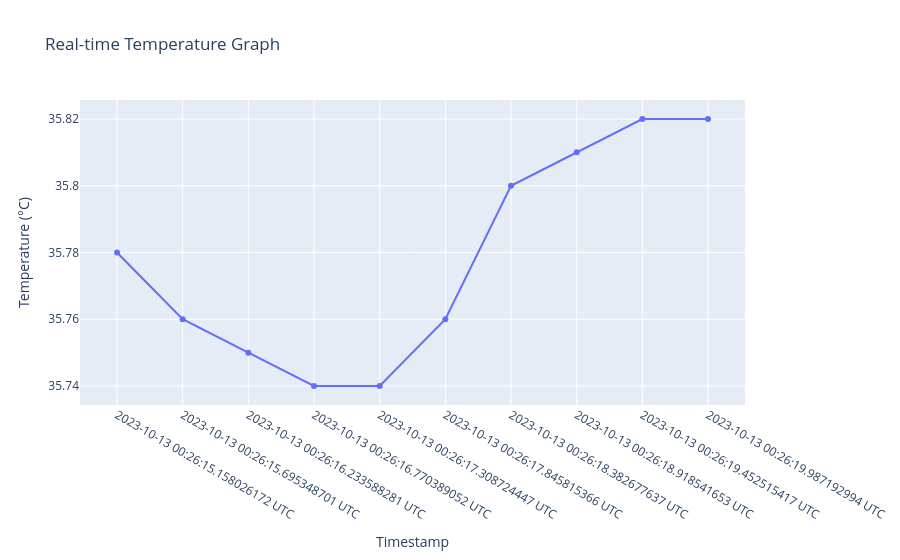

The notebook cell saved with this chart:
### Markdown cell above
## 3. Plot live data

Now with this next example you will be abble to plot live data.
The follow example is like the Navigator, but we are updating the temperature values as we receive websocket broadcast messages.

Please change the stop_on_max value if you want it to continue after max value.

### Code cell
import websocket
import json
import plotly.graph_objs as go
from IPython.display import display, clear_output

# Initialize empty lists to store the data for the graph
max_data_points = 10
timestamps = []
temperatures = []

# Change this to have 
stop_on_max= True

# WebSocket message handler
def on_message(ws, message):
    data = json.loads(message)
    if 'input' in data and data['input']:
        for entry in data['input']:
            if entry['type'] == 'Temperature':
                
                timestamps.append(data['timestamp'])
                temperatures.append(entry['value'])

                if len(timestamps) > max_data_points:
                    timestamps.pop(0)
                    temperatures.pop(0)
                    if stop_on_max : ws.close()

                # Create a Plotly figure
                figure = go.Figure()
                
                # Set layout options
                figure.update_layout(
                    title='Real-time Temperature Graph',
                    xaxis_title='Timestamp',
                    yaxis_title='Temperature (°C)'
                )

                figure.add_trace(go.Scatter(x=timestamps, y=temperatures, mode='lines+markers'))
                
                # Clear the output to update the graph in the Jupyter Notebook
                clear_output(wait=True)
                display(figure)

# WebSocket connection
ws = websocket.WebSocketApp("ws://192.168.15.192:32773/ws",
                            on_message=on_message)

# Start WebSocket connection
ws.run_forever()

### Figure 1 — Plotly figure (JSON) as saved in the notebook; plotly's stock layout.template omitted (floating-point values rounded to 4 significant figures)
{"data": [{"mode": "lines+markers", "type": "scatter", "x": ["2023-10-13 00:26:15.158026172 UTC", "2023-10-13 00:26:15.695348701 UTC", "2023-10-13 00:26:16.233588281 UTC", "2023-10-13 00:26:16.770389052 UTC", "2023-10-13 00:26:17.308724447 UTC", "2023-10-13 00:26:17.845815366 UTC", "2023-10-13 00:26:18.382677637 UTC", "2023-10-13 00:26:18.918541653 UTC", "2023-10-13 00:26:19.452515417 UTC", "2023-10-13 00:26:19.987192994 UTC"], "y": [35.78, 35.76, 35.75, 35.74, 35.74, 35.76, 35.8, 35.81, 35.82, 35.82]}], "layout": {"autosize": true, "title": {"text": "Real-time Temperature Graph"}, "xaxis": {"autorange": true, "range": [-0.5776, 9.578], "title": {"text": "Timestamp"}, "type": "category"}, "yaxis": {"autorange": true, "range": [35.73, 35.83], "title": {"text": "Temperature (°C)"}, "type": "linear"}}}
